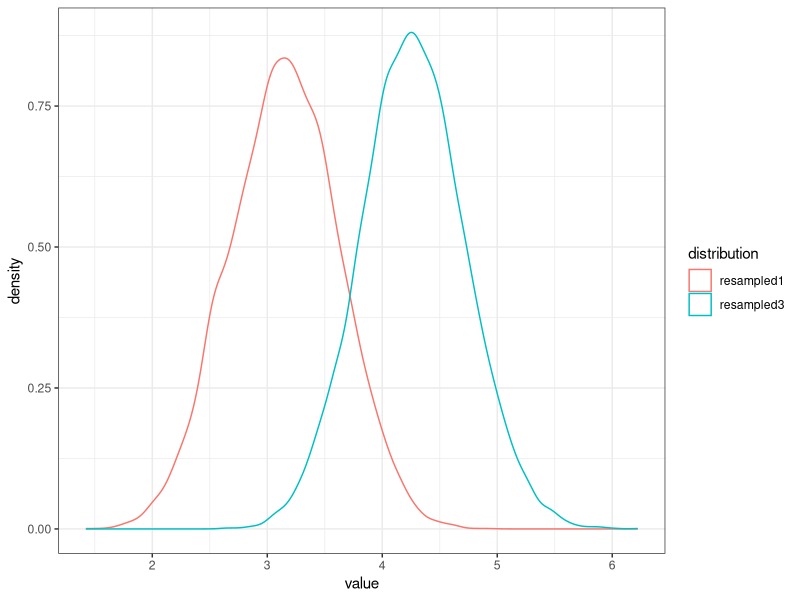
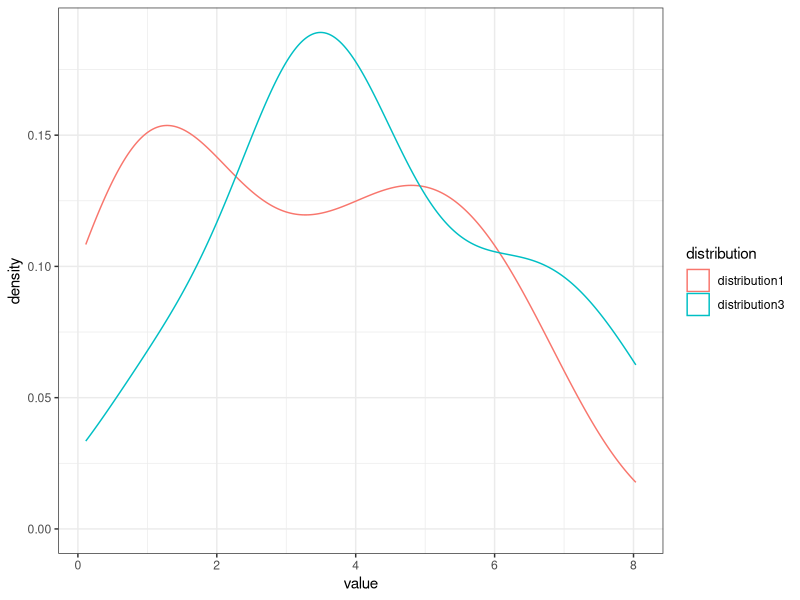

R code for these plots, in order:
## ---- chunk 1
knitr::opts_chunk$set(echo = TRUE, warning = FALSE)
## ---- chunk 2
library(tidyverse)
library(boot)
## ---- chunk 3
distribution1 <- rnorm(20, 3, 2)
distribution2 <- rnorm(20, 3, 2)
distribution3 <- rnorm(20, 4, 3)

mean(distribution1)
sd(distribution1)
mean(distribution2)
sd(distribution2)
mean(distribution3)
sd(distribution3)
## ---- chunk 4
newSample <- sample(distribution1,length(distribution1),replace=TRUE)
mean(newSample)
sd(newSample)
## ---- chunk 5
resampleMeans = numeric(10000)
for(i in 1:10000){
  newSample <- sample(distribution1,length(distribution1),replace=TRUE)
  newSampleMean <- mean(newSample)
  resampleMeans[i] <- newSampleMean
}

mean(resampleMeans)
sd(resampleMeans)
## ---- chunk 6

resample1 <- function(data){
  resampleMeans = numeric(10000)
  for(i in 1:10000){
    resampleMeans[i] <- mean(sample(data, length(data), replace=TRUE))
  }
  return(resampleMeans)
}

resample2 <- function(data){
  resampleMeans = numeric(10000)
  for(i in 1:10000){
    resampleMeans[i] <- data %>%
      sample(length(data),replace=TRUE) %>%
      mean
  }
  return(resampleMeans)
}

mean(resample1(distribution1))

distribution1 %>% resample2 %>% mean
## ---- chunk 7

resample <- function(data){
  resampleMeans = numeric(10000)
  for(i in 1:10000){
    resampleMeans[i] <- data %>%
      sample(length(data),replace=TRUE) %>%
      myFunction
  }
  return(resampleMeans)
}

myFunction <- function(x){
  return(mean(x, na.rm=T))
}

resampled1 <- resample(distribution1)
resampled2 <- resample(distribution2)
resampled3 <- resample(distribution3)
## ---- chunk 8

data.frame(resampled1, resampled3) %>%
  gather(distribution,value) %>%
  ggplot(aes(x=value,color=distribution)) +
  geom_density() + 
  theme_bw()
## ---- chunk 9
data.frame(distribution1, distribution3) %>%
  gather(distribution,value) %>%
  ggplot(aes(x=value,color=distribution)) +
  geom_density() + 
  theme_bw()
